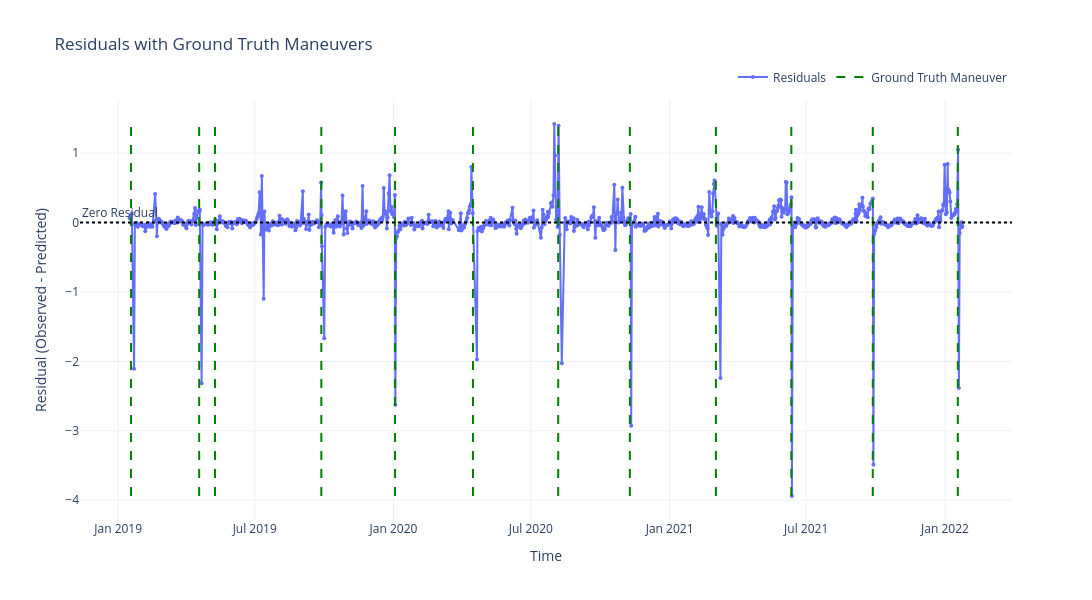

The notebook cell this image was saved under:
### Markdown cell above
### Plot Residuals with Ground Truth Maneuvers

### Code cell
# Load maneuver data
ground_truth_df = pd.read_csv(
    "/Users/kurinjiarivazhagan/Desktop/trimester 5/satellite_data/orbital_elements/cleaned maneuver file/cleaned_FENGYUN-2H.csv",
    parse_dates=["Start_Timestamp", "End_Timestamp"]
)

for col in ["Start_Timestamp", "End_Timestamp"]:
    if ground_truth_df[col].dt.tz is None:
        ground_truth_df[col] = ground_truth_df[col].dt.tz_localize("UTC")
    else:
        ground_truth_df[col] = ground_truth_df[col].dt.tz_convert("UTC")
        
# Filter to full range
test_start = df_result.index.min()
test_end = df_result.index.max()

ground_truth_df_test = ground_truth_df[
    (ground_truth_df["Start_Timestamp"] >= test_start) &
    (ground_truth_df["Start_Timestamp"] <= test_end)
]

# Get residual range
y_min = df_result["residuals"].min()
y_max = df_result["residuals"].max()

# Plot
fig = go.Figure()

fig.add_trace(go.Scatter(
    x=df_result.index,
    y=df_result["residuals"],
    mode='lines+markers',
    name='Residuals',
    marker=dict(size=4),
    hovertemplate='Date: %{x|%Y-%m-%d}<br>Residual: %{y:.4f}'
))

fig.add_hline(
    y=0,
    line_dash="dot",
    line_color="black",
    annotation_text="Zero Residual",
    annotation_position="top left"
)

# Ground truth maneuver lines
for _, row in ground_truth_df_test.iterrows():
    maneuver_date = row["Start_Timestamp"]
    hover_text = f"Maneuver Date: {maneuver_date.strftime('%Y-%m-%d')}"
    fig.add_trace(go.Scatter(
        x=[maneuver_date, maneuver_date],
        y=[y_min, y_max],
        mode='lines',
        line=dict(color='green', dash='dash'),
        name='Ground Truth Maneuver',
        hoverinfo='text',
        text=[hover_text, hover_text],
        showlegend=False
    ))

fig.add_trace(go.Scatter(
    x=[None],
    y=[None],
    mode='lines',
    line=dict(color='green', dash='dash'),
    name='Ground Truth Maneuver'
))

fig.update_layout(
    title='Residuals with Ground Truth Maneuvers',
    xaxis_title='Time',
    yaxis_title='Residual (Observed - Predicted)',
    template='plotly_white',
    width=1400,
    height=600,
    legend=dict(
        orientation="h",
        yanchor="bottom",
        y=1.02,
        xanchor="right",
        x=1
    )
)

fig.show()

### Figure 1 — Plotly figure (JSON) as saved in the notebook; plotly's stock layout.template omitted (floating-point values rounded to 4 significant figures; data arrays with more than 128 entries replaced by an {"elided": "..."} marker saying what was removed)
{"data": [{"hovertemplate": "Date: %{x|%Y-%m-%d}<br>Residual: %{y:.4f}", "marker": {"size": 4}, "mode": "lines+markers", "name": "Residuals", "type": "scatter", "x": {"elided": "1050 str values"}, "y": {"elided": "1050 float values"}}, {"hoverinfo": "text", "line": {"color": "green", "dash": "dash"}, "mode": "lines", "name": "Ground Truth Maneuver", "showlegend": false, "text": ["Maneuver Date: 2022-01-18", "Maneuver Date: 2022-01-18"], "type": "scatter", "x": ["2022-01-18T01:00:00+00:00", "2022-01-18T01:00:00+00:00"], "y": [-3.94, 1.42]}, {"hoverinfo": "text", "line": {"color": "green", "dash": "dash"}, "mode": "lines", "name": "Ground Truth Maneuver", "showlegend": false, "text": ["Maneuver Date: 2021-09-27", "Maneuver Date: 2021-09-27"], "type": "scatter", "x": ["2021-09-27T07:00:00+00:00", "2021-09-27T07:00:00+00:00"], "y": [-3.94, 1.42]}, {"hoverinfo": "text", "line": {"color": "green", "dash": "dash"}, "mode": "lines", "name": "Ground Truth Maneuver", "showlegend": false, "text": ["Maneuver Date: 2021-06-11", "Maneuver Date: 2021-06-11"], "type": "scatter", "x": ["2021-06-11T08:00:00+00:00", "2021-06-11T08:00:00+00:00"], "y": [-3.94, 1.42]}, {"hoverinfo": "text", "line": {"color": "green", "dash": "dash"}, "mode": "lines", "name": "Ground Truth Maneuver", "showlegend": false, "text": ["Maneuver Date: 2021-03-03", "Maneuver Date: 2021-03-03"], "type": "scatter", "x": ["2021-03-03T08:30:00+00:00", "2021-03-03T08:30:00+00:00"], "y": [-3.94, 1.42]}, {"hoverinfo": "text", "line": {"color": "green", "dash": "dash"}, "mode": "lines", "name": "Ground Truth Maneuver", "showlegend": false, "text": ["Maneuver Date: 2020-11-09", "Maneuver Date: 2020-11-09"], "type": "scatter", "x": ["2020-11-09T07:00:00+00:00", "2020-11-09T07:00:00+00:00"], "y": [-3.94, 1.42]}, {"hoverinfo": "text", "line": {"color": "green", "dash": "dash"}, "mode": "lines", "name": "Ground Truth Maneuver", "showlegend": false, "text": ["Maneuver Date: 2020-08-06", "Maneuver Date: 2020-08-06"], "type": "scatter", "x": ["2020-08-06T07:00:00+00:00", "2020-08-06T07:00:00+00:00"], "y": [-3.94, 1.42]}, {"hoverinfo": "text", "line": {"color": "green", "dash": "dash"}, "mode": "lines", "name": "Ground Truth Maneuver", "showlegend": false, "text": ["Maneuver Date: 2020-04-15", "Maneuver Date: 2020-04-15"], "type": "scatter", "x": ["2020-04-15T07:00:00+00:00", "2020-04-15T07:00:00+00:00"], "y": [-3.94, 1.42]}, {"hoverinfo": "text", "line": {"color": "green", "dash": "dash"}, "mode": "lines", "name": "Ground Truth Maneuver", "showlegend": false, "text": ["Maneuver Date: 2020-01-03", "Maneuver Date: 2020-01-03"], "type": "scatter", "x": ["2020-01-03T01:00:00+00:00", "2020-01-03T01:00:00+00:00"], "y": [-3.94, 1.42]}, {"hoverinfo": "text", "line": {"color": "green", "dash": "dash"}, "mode": "lines", "name": "Ground Truth Maneuver", "showlegend": false, "text": ["Maneuver Date: 2019-09-27", "Maneuver Date: 2019-09-27"], "type": "scatter", "x": ["2019-09-27T07:00:00+00:00", "2019-09-27T07:00:00+00:00"], "y": [-3.94, 1.42]}, {"hoverinfo": "text", "line": {"color": "green", "dash": "dash"}, "mode": "lines", "name": "Ground Truth Maneuver", "showlegend": false, "text": ["Maneuver Date: 2019-05-09", "Maneuver Date: 2019-05-09"], "type": "scatter", "x": ["2019-05-09T08:00:00+00:00", "2019-05-09T08:00:00+00:00"], "y": [-3.94, 1.42]}, {"hoverinfo": "text", "line": {"color": "green", "dash": "dash"}, "mode": "lines", "name": "Ground Truth Maneuver", "showlegend": false, "text": ["Maneuver Date: 2019-04-18", "Maneuver Date: 2019-04-18"], "type": "scatter", "x": ["2019-04-18T08:30:00+00:00", "2019-04-18T08:30:00+00:00"], "y": [-3.94, 1.42]}, {"hoverinfo": "text", "line": {"color": "green", "dash": "dash"}, "mode": "lines", "name": "Ground Truth Maneuver", "showlegend": false, "text": ["Maneuver Date: 2019-01-18", "Maneuver Date: 2019-01-18"], "type": "scatter", "x": ["2019-01-18T01:00:00+00:00", "2019-01-18T01:00:00+00:00"], "y": [-3.94, 1.42]}, {"line": {"color": "green", "dash": "dash"}, "mode": "lines", "name": "Ground Truth Maneuver", "type": "scatter", "x": [null], "y": [null]}], "layout": {"annotations": [{"showarrow": false, "text": "Zero Residual", "x": 0, "xanchor": "left", "xref": "x domain", "y": 0, "yanchor": "bottom", "yref": "y"}], "height": 600, "legend": {"orientation": "h", "x": 1, "xanchor": "right", "y": 1.02, "yanchor": "bottom"}, "shapes": [{"line": {"color": "black", "dash": "dot"}, "type": "line", "x0": 0, "x1": 1, "xref": "x domain", "y0": 0, "y1": 0, "yref": "y"}], "title": {"text": "Residuals with Ground Truth Maneuvers"}, "width": 1400, "xaxis": {"title": {"text": "Time"}}, "yaxis": {"title": {"text": "Residual (Observed - Predicted)"}}}}
